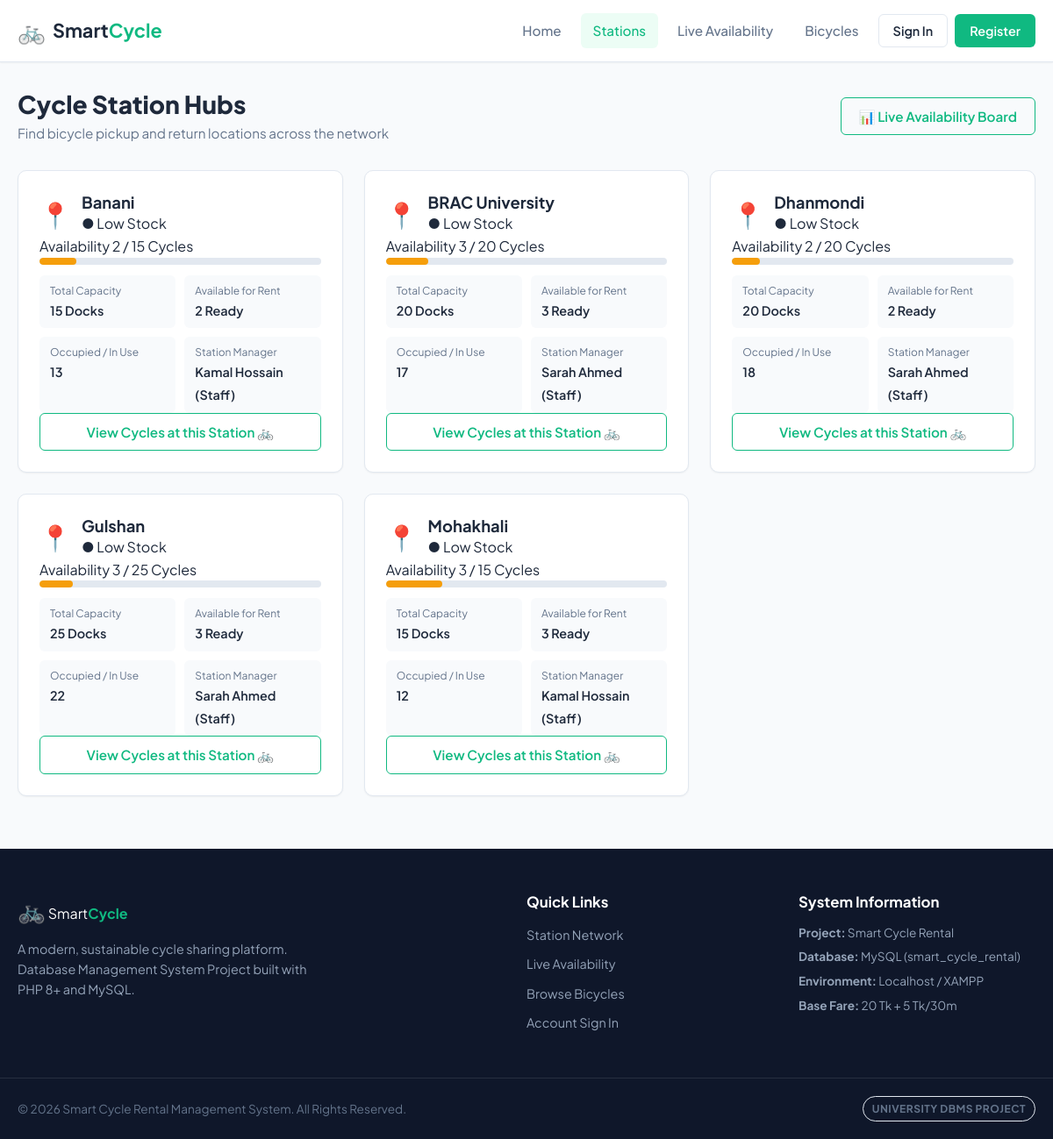
The page /stations.php on the database its author committed.
### tables this page shows
CREATE TABLE `station` (
    `Location` VARCHAR(100) PRIMARY KEY,
    `capacity` INT NOT NULL DEFAULT 10,
    `User_id` INT NULL,
    `created_at` TIMESTAMP DEFAULT CURRENT_TIMESTAMP,
    CONSTRAINT `fk_station_manager` FOREIGN KEY (`User_id`) 
        REFERENCES `user` (`user_id`) ON DELETE SET NULL ON UPDATE CASCADE
);

CREATE TABLE `user` (
    `user_id` INT AUTO_INCREMENT PRIMARY KEY,
    `NID` VARCHAR(50) NOT NULL UNIQUE,
    `Email` VARCHAR(100) NOT NULL UNIQUE,
    `password` VARCHAR(255) NOT NULL,
    `DOB` DATE NOT NULL,
    `Address` TEXT NOT NULL,
    `Sex` ENUM('Male', 'Female', 'Other') NOT NULL,
    `Name` VARCHAR(100) NOT NULL,
    `User_type` ENUM('customer', 'staff', 'admin') NOT NULL DEFAULT 'customer',
    `wallet` DECIMAL(10, 2) NOT NULL DEFAULT 0.00,
    `revenue` DECIMAL(10, 2) NOT NULL DEFAULT 0.00,
    `created_at` TIMESTAMP DEFAULT CURRENT_TIMESTAMP
);

### stations.php (the view, shortened to what this page needs)
<?php
require_once __DIR__ . '/config/database.php';
$stmt = $pdo->query("
    SELECT
        s.Location,
        s.capacity,
        s.User_id,
        u.Name AS manager_name,
        u.Email AS manager_email,
        COALESCE(a.cycle_availability, 0) AS cycle_availability,
        (s.capacity - COALESCE(a.cycle_availability, 0)) AS occupied_slots,
        (
            SELECT COUNT(*)
            FROM bicycle b
            LEFT JOIN condition_type c ON b.ID = c.B_id
            WHERE b.location = s.Location
              AND b.user_id IS NULL
              AND (c.condition IS NULL OR c.condition NOT IN ('Damaged', 'Under Maintenance'))
        ) AS ready_to_rent_count
    FROM station s
    LEFT JOIN availability a ON s.Location = a.Location
    LEFT JOIN user u ON s.User_id = u.user_id
    ORDER BY s.Location ASC
");
$stations = $stmt->fetchAll();
include __DIR__ . '/includes/header.php';
?>
<div class="page-header">
    <div>
        <h1 class="page-title">Cycle Station Hubs</h1>
        <p class="page-subtitle">Find bicycle pickup and return locations across the network</p>
    </div>
    <div class="header-action">
        <a href="availability.php" class="btn btn-outline-primary">📊 Live Availability Board</a>
    </div>
</div>
<div class="grid grid-3">
    <?php if (empty($stations)): ?>
        <div class="card card-span-3 text-center py-5">
            <p class="text-muted">No stations registered yet.</p>
        </div>
    <?php else: ?>
        <?php foreach ($stations as $st):
            $avail = (int)$st['cycle_availability'];
            $cap   = (int)$st['capacity'];
            $pct   = $cap > 0 ? min(100, round(($avail / $cap) * 100)) : 0;
            $statusClass = $avail > 3 ? 'text-success' : ($avail > 0 ? 'text-warning' : 'text-danger');
            $statusText  = $avail > 3 ? 'Available' : ($avail > 0 ? 'Low Stock' : 'Empty');
        ?>
            <div class="card station-card">
                <div class="station-header">
                    <div class="station-icon">📍</div>
                    <div class="station-title-box">
                        <h3 class="station-name"><?= htmlspecialchars($st['Location']) ?></h3>
                        <span class="station-badge <?= $statusClass ?>">● <?= $statusText ?></span>
                    </div>
                </div>
                <div class="station-body">
                    <div class="progress-container mb-3">
                        <div class="progress-header">
                            <span class="text-sm font-medium">Availability</span>
                            <span class="text-sm font-bold"><?= $avail ?> / <?= $cap ?> Cycles</span>
                        </div>
                        <div class="progress-bar-track">
                            <div class="progress-bar-fill" style="width: <?= $pct ?>%; background: <?= $avail > 3 ? 'var(--primary-color)' : ($avail > 0 ? 'var(--warning-color)' : 'var(--danger-color)') ?>;"></div>
                        </div>
                    </div>
                    <div class="station-meta-grid">
                        <div class="station-meta-item">
                            <span class="meta-label">Total Capacity</span>
                            <span class="meta-value"><?= $cap ?> Docks</span>
                        </div>
                        <div class="station-meta-item">
                            <span class="meta-label">Available for Rent</span>
                            <span class="meta-value font-bold <?= $statusClass ?>"><?= $st['ready_to_rent_count'] ?> Ready</span>
                        </div>
                        <div class="station-meta-item">
                            <span class="meta-label">Occupied / In Use</span>
                            <span class="meta-value"><?= max(0, $st['occupied_slots']) ?></span>
                        </div>
                        <div class="station-meta-item">
                            <span class="meta-label">Station Manager</span>
                            <span class="meta-value"><?= htmlspecialchars($st['manager_name'] ?? 'Assigned Staff') ?></span>
                        </div>
                    </div>
                </div>
                <div class="station-footer">
                    <a href="cycles.php?station=<?= urlencode($st['Location']) ?>" class="btn btn-outline-primary btn-block">
                        View Cycles at this Station 🚲
                    </a>
                </div>
            </div>
        <?php endforeach; ?>
    <?php endif; ?>
</div>
<?php include __DIR__ . '/includes/footer.php'; ?>

### css/style.css (style rules this page uses)
:root { --primary-color: #10b981; --primary-hover: #059669; --primary-dark: #065f46; --primary-light: #ecfdf5; --secondary-color: #64748b; --secondary-hover: #475569; --secondary-light: #f1f5f9; --dark-bg: #0f172a; --dark-surface: #1e293b; --body-bg: #f8fafc; --card-bg: #ffffff; --text-main: #1e293b; --text-muted: #64748b; --border-color: #e2e8f0; --success-color: #10b981; --warning-color: #f59e0b; --danger-color: #ef4444; --info-color: #3b82f6; --radius-sm: 6px; --radius-md: 10px; --radius-lg: 16px; --radius-full: 9999px; --shadow-sm: 0 1px 2px 0 rgba(0, 0, 0, 0.05); --shadow-md: 0 4px 6px -1px rgba(0, 0, 0, 0.08), 0 2px 4px -1px rgba(0, 0, 0, 0.04); --shadow-lg: 0 10px 15px -3px rgba(0, 0, 0, 0.1), 0 4px 6px -2px rgba(0, 0, 0, 0.05); --shadow-xl: 0 20px 25px -5px rgba(0, 0, 0, 0.1), 0 10px 10px -5px rgba(0, 0, 0, 0.04); --transition: all 0.2s cubic-bezier(0.4, 0, 0.2, 1); --font-family: 'Plus Jakarta Sans', system-ui, -apple-system, BlinkMacSystemFont, 'Segoe UI', Roboto, Oxygen, Ubuntu, Cantarell, sans-serif; }
*, *::before, *::after { box-sizing: border-box; margin: 0; padding: 0; }
html { font-size: 16px; scroll-behavior: smooth; }
body { font-family: var(--font-family); background-color: var(--body-bg); color: var(--text-main); line-height: 1.6; -webkit-font-smoothing: antialiased; min-height: 100vh; display: flex; flex-direction: column; }
h1, h2, h3, h4, h5, h6 { color: var(--text-main); font-weight: 700; line-height: 1.25; }
a { color: var(--primary-color); text-decoration: none; transition: var(--transition); }
.btn { display: inline-flex; align-items: center; justify-content: center; gap: 8px; font-family: inherit; font-size: 0.95rem; font-weight: 600; padding: 10px 20px; border-radius: var(--radius-sm); border: 1px solid transparent; cursor: pointer; transition: var(--transition); text-align: center; line-height: 1.4; }
.btn-outline-primary { background-color: transparent; color: var(--primary-color); border-color: var(--primary-color); }
.btn-block { width: 100%; }
.card { background: var(--card-bg); border: 1px solid var(--border-color); border-radius: var(--radius-md); box-shadow: var(--shadow-sm); padding: 24px; transition: var(--transition); }
.grid { display: grid; gap: 24px; }
.grid-3 { grid-template-columns: repeat(3, 1fr); }
.page-header { display: flex; align-items: center; justify-content: space-between; margin-bottom: 30px; flex-wrap: wrap; gap: 16px; }
.page-title { font-size: 1.75rem; font-weight: 800; color: var(--text-main); }
.page-subtitle { font-size: 0.95rem; color: var(--text-muted); margin-top: 4px; }
.progress-bar-track { width: 100%; height: 8px; background-color: #e2e8f0; border-radius: var(--radius-full); overflow: hidden; }
.progress-bar-fill { height: 100%; border-radius: var(--radius-full); transition: width 0.4s ease; }
.station-card { display: flex; flex-direction: column; justify-content: space-between; }
.station-header { display: flex; align-items: center; gap: 12px; }
.station-icon { font-size: 1.8rem; }
.station-name { font-size: 1.15rem; }
.station-meta-grid { display: grid; grid-template-columns: repeat(2, 1fr); gap: 10px; margin-top: 12px; }
.station-meta-item { background: var(--body-bg); padding: 8px 12px; border-radius: var(--radius-sm); }
.meta-label { display: block; font-size: 0.75rem; color: var(--text-muted); }
.meta-value { font-size: 0.9rem; font-weight: 600; }

### rows shown on the page
station: Location "Banani", statusText "Low Stock", avail "2", capacity "15", ready_to_rent_count "2", max(0, $st['occupied_slots']) "13", User.Name "Kamal Hossain (Staff)"
station: Location "BRAC University", statusText "Low Stock", avail "3", capacity "20", $pct 15 (drawn), ready_to_rent_count "3", max(0, $st['occupied_slots']) "17", User.Name "Sarah Ahmed (Staff)"
station: Location "Dhanmondi", statusText "Low Stock", avail "2", capacity "20", $pct 10 (drawn), ready_to_rent_count "2", max(0, $st['occupied_slots']) "18", User.Name "Sarah Ahmed (Staff)"
station: Location "Gulshan", statusText "Low Stock", avail "3", capacity "25", $pct 12 (drawn), ready_to_rent_count "3", max(0, $st['occupied_slots']) "22", User.Name "Sarah Ahmed (Staff)"
station: Location "Mohakhali", statusText "Low Stock", avail "3", capacity "15", $pct 20 (drawn), ready_to_rent_count "3", max(0, $st['occupied_slots']) "12", User.Name "Kamal Hossain (Staff)"
